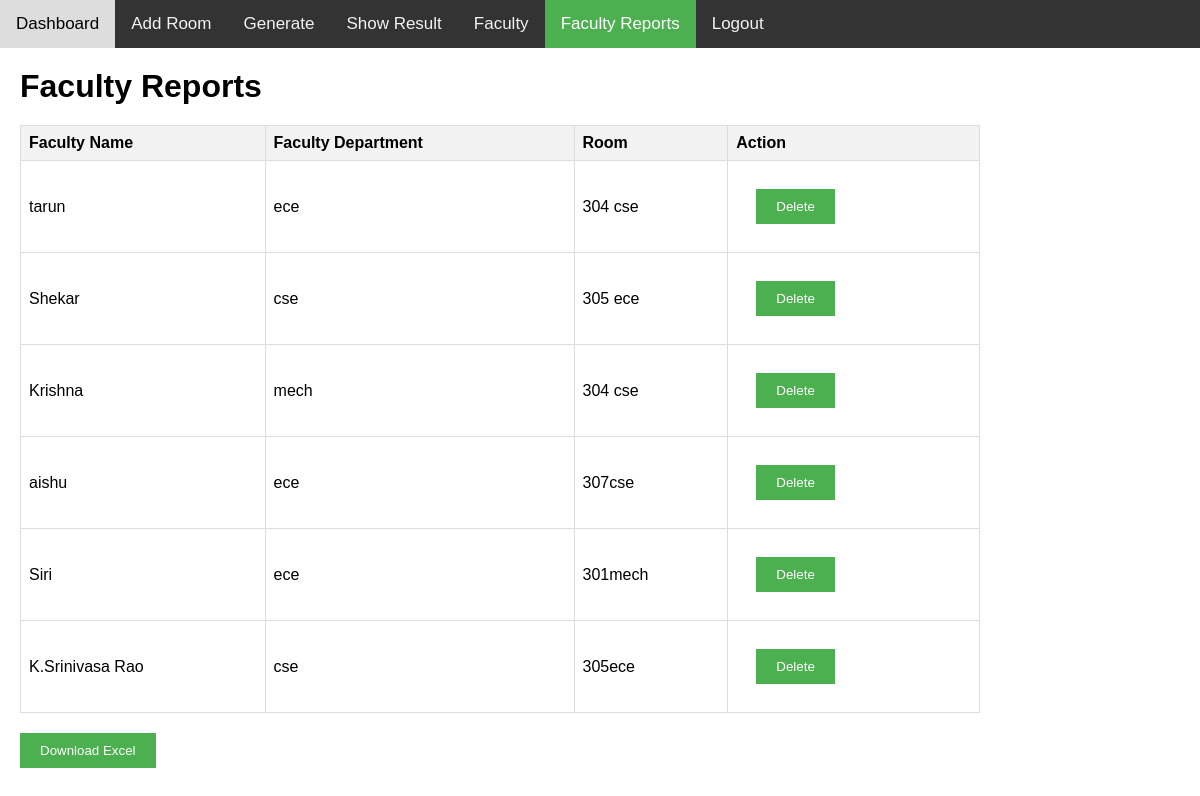
Screenshot of /faculty_reports with the database file from the repository.
### tables this page shows
CREATE TABLE faculty(name text, department text, room text);

### flask_app.py (the view)
@app.route('/faculty_reports')
def faculty_reports():
    try:
        myconn = sqlite3.connect("room_details.db")
        with myconn:
            cursor = myconn.cursor()
            cursor.execute("SELECT name, department, room, rowid FROM faculty")
            faculty_data = cursor.fetchall()
            print("Fetched faculty data:", faculty_data)
    except sqlite3.Error as e:
        flash(f"Database error: {str(e)}", "error")
        faculty_data = []
        print(faculty_data)
    return render_template("faculty_reports.html", faculty_data=faculty_data)

### templates/faculty_reports.html (shortened to what this page needs)
<!DOCTYPE html>
<html>
<head>
</head>
<body>
<div class="topnav">
    <a href="/admin">Dashboard</a>
    <a href="/addroom">Add Room</a>
    <a href="/Generate">Generate</a>
    <a href="/result">Show Result</a>
    <a href="/faculty">Faculty</a>
    <a class="active" href="/faculty_reports">Faculty Reports</a>
    <a href="/login">Logout</a>
</div>
<h1>Faculty Reports</h1>
<table>
    <tr>
        <th>Faculty Name</th>
        <th>Faculty Department</th>
        <th>Room</th>
        <th>Action</th>
    </tr>
    {% for faculty in faculty_data %}
    <tr>
        <td>{{ faculty[0] }}</td>
        <td>{{ faculty[1] }}</td>
        <td>{{ faculty[2] }}</td>
        <td>
            <form action="/delete_faculty" method="POST">
                <input type="submit" value="Delete">
            </form>
        </td>
    </tr>
    {% endfor %}
</table>
<form action="/download_excel" method="POST">
    <input type="submit" value="Download Excel">
</form>
</body>
</html>

### templates/faculty_reports.html (style rules this page uses)
body { margin: 0; font-family: Arial, Helvetica, sans-serif; }
.topnav { overflow: hidden; background-color: #333; }
.topnav a { float: left; color: #f2f2f2; text-align: center; padding: 14px 16px; text-decoration: none; font-size: 17px; }
.topnav a.active { background-color: #4CAF50; color: white; }
h1, form, table { margin: 20px; }
table { border-collapse: collapse; width: 80%; }
th, td { border: 1px solid #ddd; padding: 8px; text-align: left; }
th { background-color: #f2f2f2; }
input[type="submit"] { background-color: #4CAF50; color: white; border: none; padding: 10px 20px; cursor: pointer; }

### rows the page displays
faculty: name "tarun", department "ece", room "304 cse"
faculty: name "Shekar", department "cse", room "305 ece"
faculty: name "Krishna", department "mech", room "304 cse"
faculty: name "aishu", department "ece", room "307cse"
faculty: name "Siri", department "ece", room "301mech"
faculty: name "K.Srinivasa Rao", department "cse", room "305ece"
